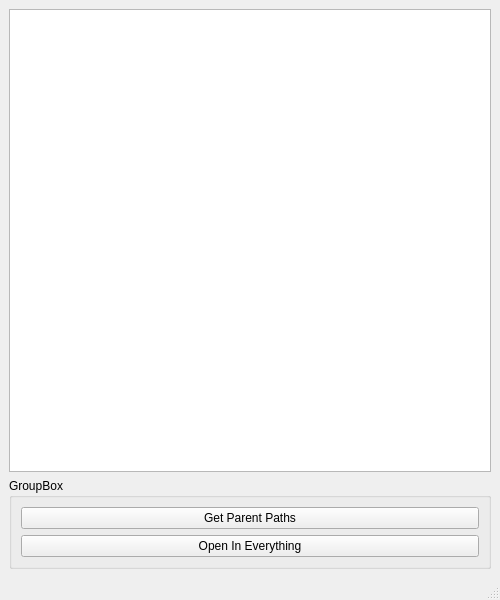
<?xml version="1.0" encoding="UTF-8"?>
<ui version="4.0">
 <class>MainWindow</class>
 <widget class="QMainWindow" name="MainWindow">
  <property name="geometry">
   <rect>
    <x>0</x>
    <y>0</y>
    <width>500</width>
    <height>600</height>
   </rect>
  </property>
  <property name="windowTitle">
   <string>MainWindow</string>
  </property>
  <widget class="QWidget" name="centralwidget">
   <layout class="QVBoxLayout" name="verticalLayout_2">
    <item>
     <layout class="QVBoxLayout" name="verticalLayout">
      <item>
       <widget class="QTextEdit" name="inputbox"/>
      </item>
      <item>
       <widget class="QGroupBox" name="groupBox">
        <property name="title">
         <string>GroupBox</string>
        </property>
        <layout class="QGridLayout" name="gridLayout">
         <item row="0" column="0">
          <widget class="QPushButton" name="pushButton">
           <property name="text">
            <string>Get Parent Paths</string>
           </property>
          </widget>
         </item>
         <item row="1" column="0">
          <widget class="QPushButton" name="btn_open_in_everything">
           <property name="text">
            <string>Open In Everything</string>
           </property>
          </widget>
         </item>
        </layout>
       </widget>
      </item>
     </layout>
    </item>
   </layout>
  </widget>
  <widget class="QMenuBar" name="menubar">
   <property name="geometry">
    <rect>
     <x>0</x>
     <y>0</y>
     <width>500</width>
     <height>22</height>
    </rect>
   </property>
  </widget>
  <widget class="QStatusBar" name="statusbar"/>
 </widget>
 <resources/>
 <connections>
  <connection>
   <sender>pushButton</sender>
   <signal>clicked()</signal>
   <receiver>MainWindow</receiver>
   <slot>getParentPath()</slot>
   <hints>
    <hint type="sourcelabel">
     <x>303</x>
     <y>558</y>
    </hint>
    <hint type="destinationlabel">
     <x>368</x>
     <y>575</y>
    </hint>
   </hints>
  </connection>
  <connection>
   <sender>btn_open_in_everything</sender>
   <signal>clicked()</signal>
   <receiver>MainWindow</receiver>
   <slot>open_all_in_everything()</slot>
   <hints>
    <hint type="sourcelabel">
     <x>249</x>
     <y>546</y>
    </hint>
    <hint type="destinationlabel">
     <x>249</x>
     <y>299</y>
    </hint>
   </hints>
  </connection>
 </connections>
 <slots>
  <signal>signal1()</signal>
  <slot>getParentPath()</slot>
  <slot>open_all_in_everything()</slot>
 </slots>
</ui>
